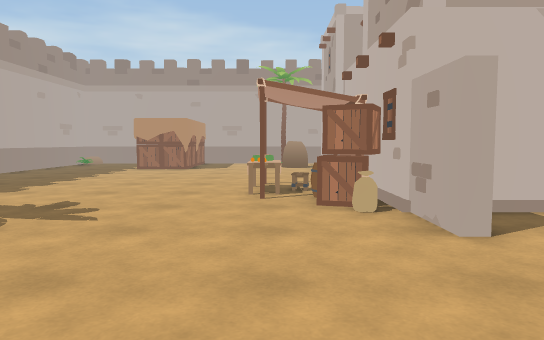
View 1 (above)

19 first-person views from a walk through a 3-D level made in the Unity game engine. The camera is 1.2 m above the floor, tilts 4° down and sees 70° across. The floor is counted in squares, 1 m on a side. Each view is taken from the middle of a square. On the plan, view 1 faces up. The plan holds only what a view shows up to about 15 squares ahead; the rest is blank. The place goes on beyond the plan.

View 2
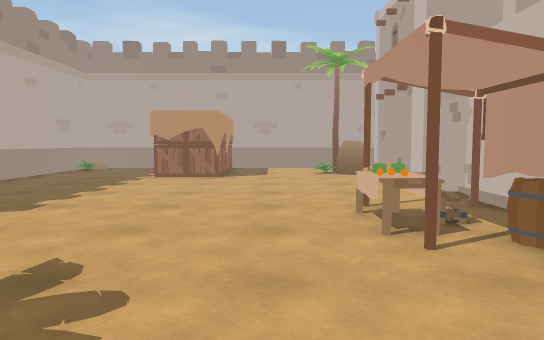

View 3
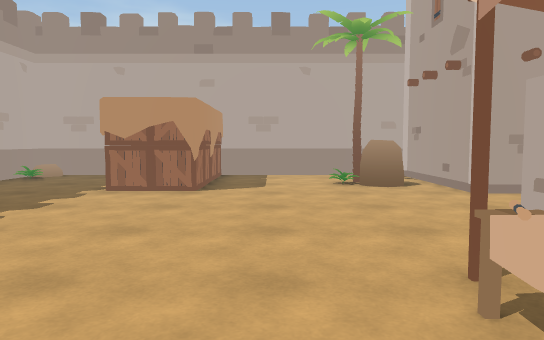

View 4
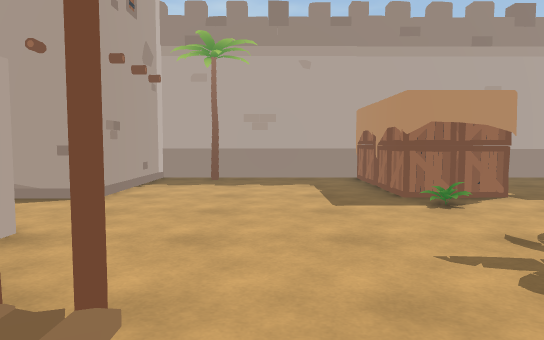

View 5
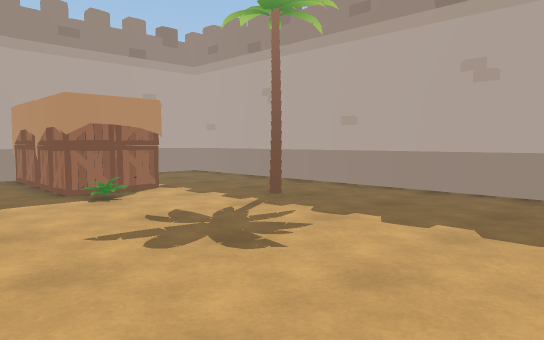

View 6
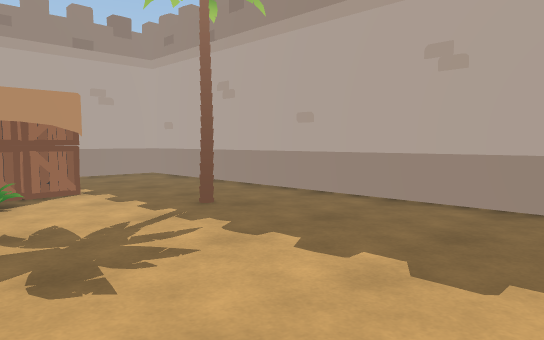

View 7
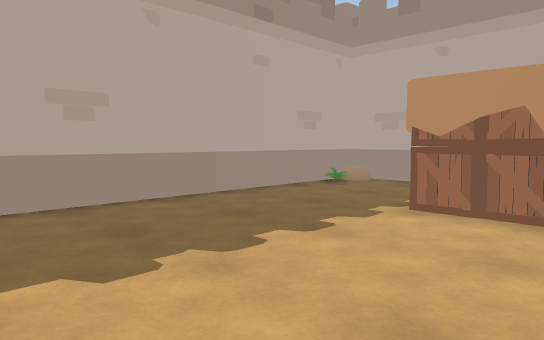

View 8
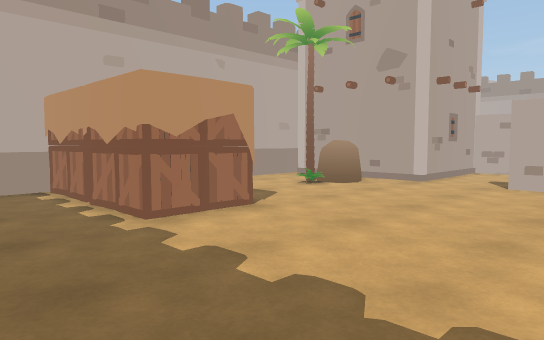

View 9
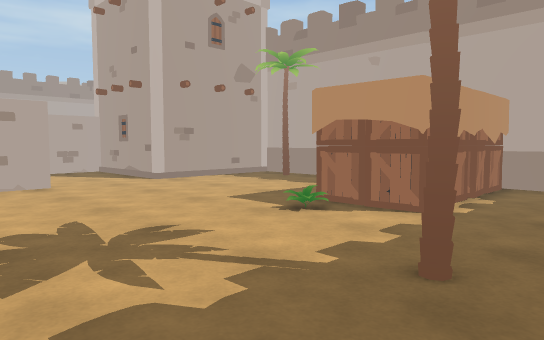

View 10
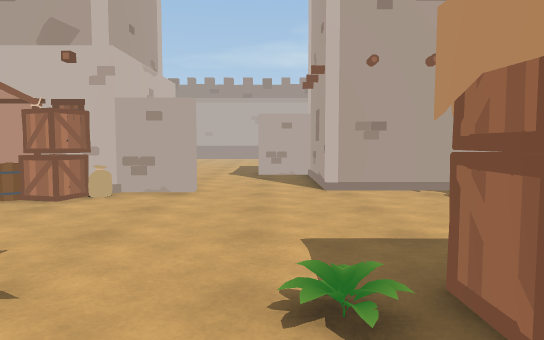

View 11
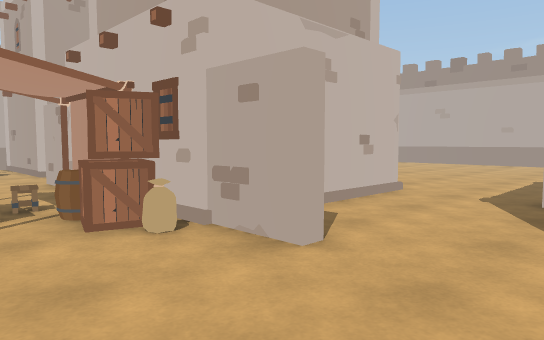

View 12
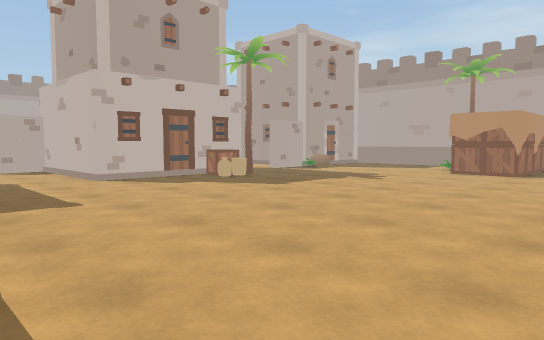

View 13
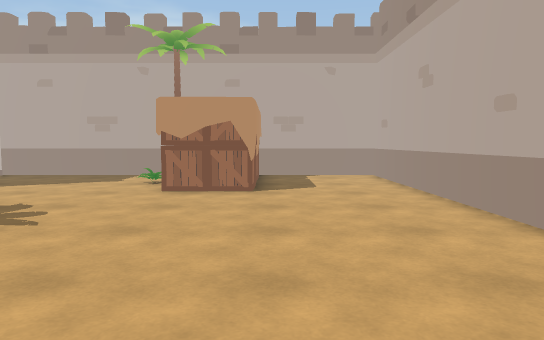

View 14
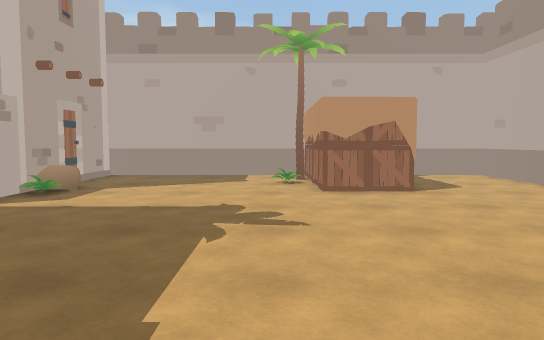

View 15
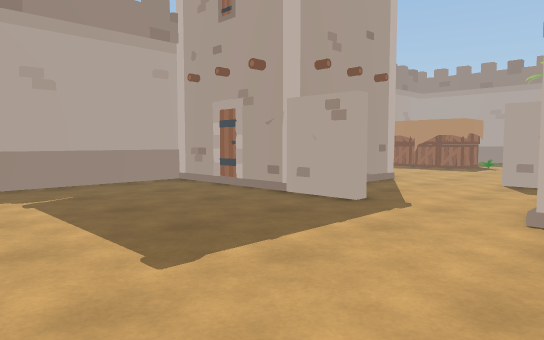

View 16
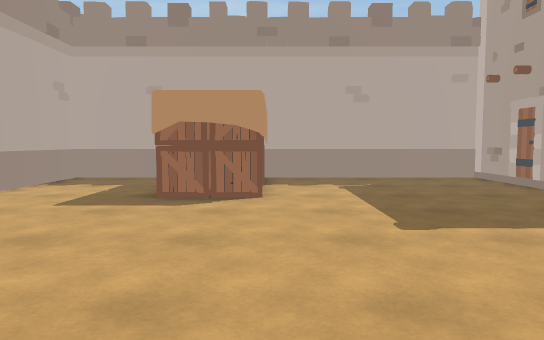

View 17
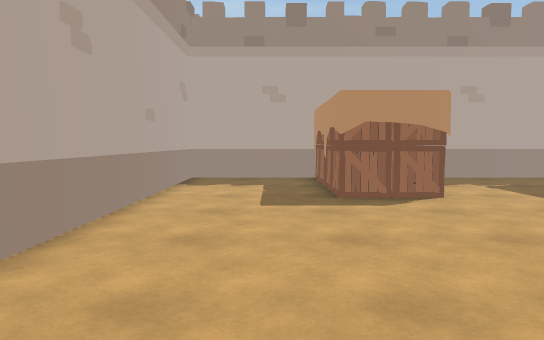

View 18
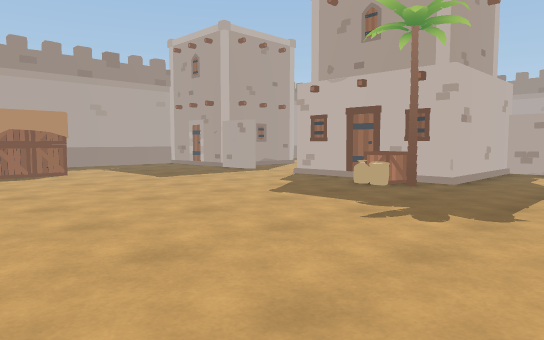

View 19
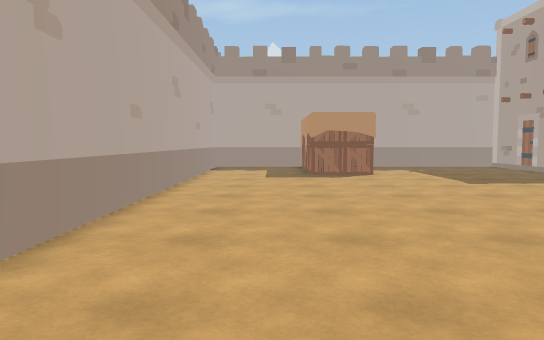

### Floor plan
Key: @ floor where view 1 was taken; # wall or solid block; . floor; O other object.
Columns run from 11 left of view 1 to 22 right of it. Each row starts with its distance up from view 1.
 23 ###############    ########  #####
 22 #O...O O......O    O......O O....#
 21 #O...O O......O    O......O O....#
 20 #....OOO....O.O    O......OOO....#
 19 #....OOO...OOOO    O......O O....#
 18 #....OOO......O    OO.....OOO....#
 17 #.............OOOOOO.............#
 16 #..................O.............#
 15 #.............O....O.............#
 14 #............OO..................#
 13 #............OOOOOOO.............#
 12 #............OOOOOOOOO...........#
 11 #  ........O.OO    OOO...........#
 10 #..........O.OO    O.............#
  9 #..........OOOO    O.............#
  8 #...........OOO    O.............#
  7 #...........OOOOOOOO.............#
  6 #.............O..................#
  5 #..O..........O..................#
  4 #..O.............................#
  3 #..................O.............#
  2 #....OOO......O....O.......OO....#
  1 #....OOO......OOOOOO......OOO....#
  0 #....OOO...@..O    O......  O....#
 -1 #....O O......O    O......O O....#
 -2 #....OOO......O    O......O O....#
 -3 #....O O....O.O    O......O O....#
 -4 ###############    ########  #####

Positions as (right, up) in squares from view 1, and headings:
1: (0, 0), facing up
2: (-2, 4), facing up
3: (-2, 8), facing up
4: (-1, 10), facing down
5: (-1, 11), facing down-left
6: (-3, 11), facing down-left
7: (-3, 11), facing up-left
8: (-9, 12), facing up-right
9: (-9, 8), facing down-right
10: (-7, 3), facing right
11: (-1, 2), facing up-right
12: (21, 2), facing up-left
13: (18, 8), facing up
14: (14, 8), facing up
15: (15, 8), facing down-left
16: (15, 10), facing down
17: (19, 10), facing down
18: (20, 17), facing down-left
19: (19, 16), facing down
